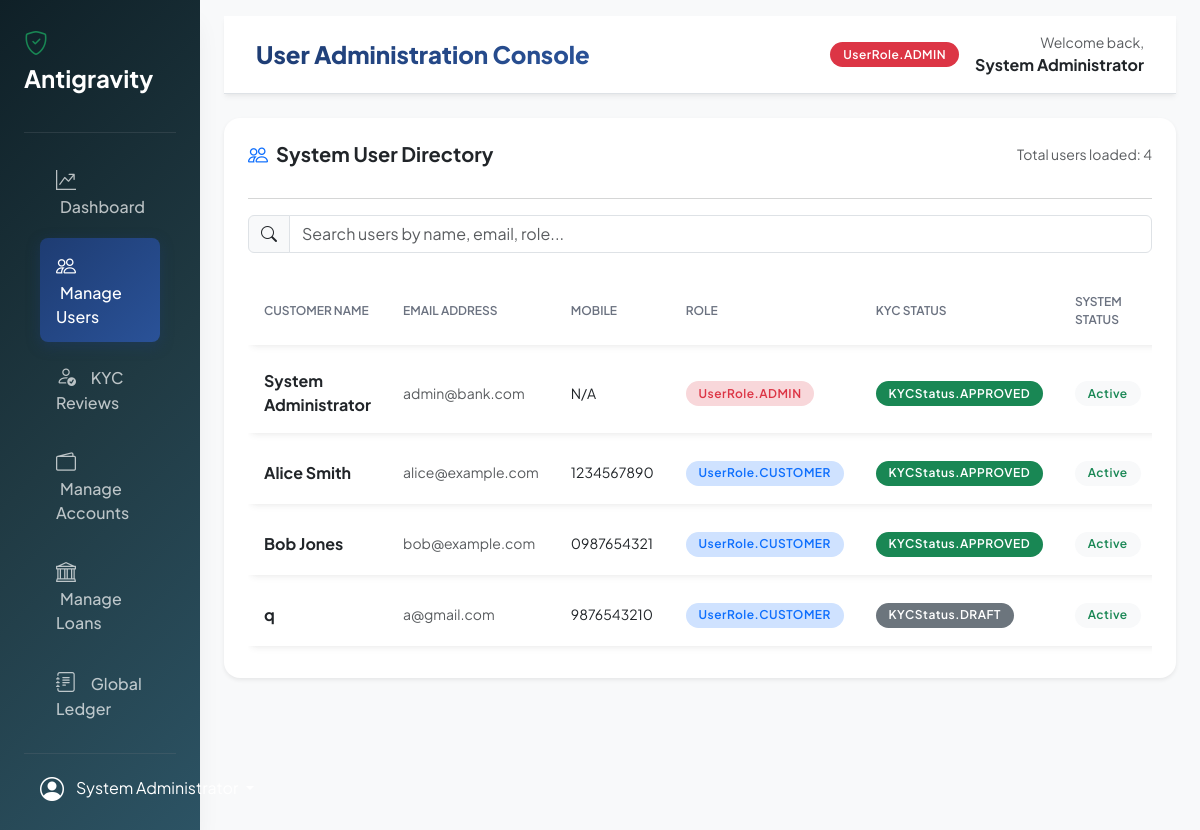
Page /admin/users (signed in) on the committed database.
### app/models/user.py (models this page shows)
class User(Base):
    __tablename__ = "users"
    id = Column(Integer, primary_key=True, index=True)
    full_name = Column(String, nullable=False)
    email = Column(String, unique=True, index=True, nullable=False)
    mobile_number = Column(String, nullable=True)
    hashed_password = Column(String, nullable=False)
    address = Column(String, nullable=True)
    role = Column(Enum(UserRole), default=UserRole.CUSTOMER, nullable=False)
    kyc_status = Column(Enum(KYCStatus), default=KYCStatus.DRAFT, nullable=False)
    kyc_comments = Column(String, nullable=True)
    is_active = Column(Boolean, default=True, nullable=False)
    created_at = Column(DateTime(timezone=True), server_default=func.now())
    updated_at = Column(DateTime(timezone=True), server_default=func.now(), onupdate=func.now())
    kyc_documents = relationship("KYCDocument", back_populates="user", cascade="all, delete-orphan")
    accounts = relationship("Account", back_populates="user", cascade="all, delete-orphan")
    loans = relationship("Loan", back_populates="user", cascade="all, delete-orphan")

### app/users/router.py (the view)
@router.get("/admin/users", response_class=HTMLResponse)
def get_admin_users_page(request: Request, admin: User = Depends(get_current_admin_page), db: Session = Depends(get_db)):
    users = user_service.list_users(db)
    return templates.TemplateResponse(request, "admin/users.html", {"user": admin, "users": users})

### templates/admin/users.html (shortened to what this page needs)
{% extends "layouts/base.html" %}
{% block header_title %}User Administration Console{% endblock %}
{% block content %}
<div class="card border-0 shadow-sm rounded-4 p-4">
    <div class="d-flex justify-content-between align-items-center mb-3">
        <h5 class="fw-bold m-0"><i class="bi bi-people text-primary me-2"></i>System User Directory</h5>
        <span class="text-muted small">Total users loaded: {{ users|length }}</span>
    </div>
    <hr class="text-muted">
    <div class="mb-3 input-group">
        <span class="input-group-text bg-light"><i class="bi bi-search"></i></span>
        <input type="text" class="form-control table-search" data-target="user-table" placeholder="Search users by name, email, role...">
    </div>
    {% if users %}
    <div class="table-responsive">
        <table class="table align-middle custom-table mb-0" id="user-table">
            <thead>
                <tr>
                    <th>Customer Name</th>
                    <th>Email Address</th>
                    <th>Mobile</th>
                    <th>Role</th>
                    <th>KYC Status</th>
                    <th>System Status</th>
                </tr>
            </thead>
            <tbody>
                {% for u in users %}
                <tr>
                    <td class="fw-bold">{{ u.full_name }}</td>
                    <td class="small text-muted">{{ u.email }}</td>
                    <td class="small">{{ u.mobile_number or "N/A" }}</td>
                    <td>
                        <span class="badge {% if u.role == 'ADMIN' %}bg-danger-subtle text-danger{% else %}bg-primary-subtle text-primary{% endif %} badge-premium">
                            {{ u.role }}
                        </span>
                    </td>
                    <td>
                        <span class="badge {% if u.kyc_status == 'APPROVED' %}bg-success{% elif u.kyc_status == 'REJECTED' %}bg-danger{% elif u.kyc_status == 'SUBMITTED' %}bg-warning text-dark{% else %}bg-secondary{% endif %} badge-premium">
                            {{ u.kyc_status }}
                        </span>
                    </td>
                    <td>
                        <span class="badge {% if u.is_active %}bg-light text-success{% else %}bg-light text-danger{% endif %} badge-premium">
                            {% if u.is_active %}Active{% else %}Deactivated{% endif %}
                        </span>
                    </td>
                </tr>
                {% endfor %}
            </tbody>
        </table>
    </div>
    {% else %}
    <div class="text-center py-5 text-muted">
        <i class="bi bi-people fs-1 d-block mb-3"></i>
        <p>No registered users found in the system.</p>
    </div>
    {% endif %}
</div>
{% endblock %}

### templates/layouts/base.html (shortened to what this page needs)
<!DOCTYPE html>
<html lang="en">
<head>
    <link href="https://cdn.jsdelivr.net/npm/bootstrap@5.3.0/dist/css/bootstrap.min.css" rel="stylesheet">
    <link href="https://cdn.jsdelivr.net/npm/bootstrap-icons@1.10.0/font/bootstrap-icons.css" rel="stylesheet">
    <link href="/static/css/custom.css" rel="stylesheet">
</head>
<body class="bg-light">
    <div class="container-fluid p-0">
        <div class="row g-0">
            <div class="col-auto col-md-3 col-xl-2 px-sm-2 px-0 sidebar d-flex flex-column align-items-stretch">
                <div class="d-flex flex-column align-items-center align-items-sm-start px-3 pt-4 text-white min-vh-100 w-100">
                    <a href="/" class="d-flex align-items-center pb-3 mb-md-1 me-md-auto text-white text-decoration-none">
                        <span class="fs-4 fw-bold"><i class="bi bi-shield-check text-success me-2"></i>Antigravity</span>
                    </a>
                    <hr class="w-100 text-secondary">
                    <ul class="nav nav-pills flex-column mb-auto align-items-center align-items-sm-start w-100" id="menu">
                        {% if user.role == "CUSTOMER" %}
                        <li class="w-100">
                            <a href="/dashboard" class="nav-link align-middle px-3 {% if request.url.path == '/dashboard' %}active{% endif %}">
                                <i class="fs-5 bi-speedometer2 me-2"></i> <span class="ms-1 d-none d-sm-inline">Dashboard</span>
                            </a>
                        </li>
                        <li class="w-100">
                            <a href="/accounts" class="nav-link align-middle px-3 {% if request.url.path == '/accounts' %}active{% endif %}">
                                <i class="fs-5 bi-wallet2 me-2"></i> <span class="ms-1 d-none d-sm-inline">Accounts</span>
                            </a>
                        </li>
                        <li class="w-100">
                            <a href="/transactions" class="nav-link align-middle px-3 {% if request.url.path == '/transactions' %}active{% endif %}">
                                <i class="fs-5 bi-arrow-left-right me-2"></i> <span class="ms-1 d-none d-sm-inline">Transactions</span>
                            </a>
                        </li>
                        <li class="w-100">
                            <a href="/statements" class="nav-link align-middle px-3 {% if request.url.path == '/statements' %}active{% endif %}">
                                <i class="fs-5 bi-file-text me-2"></i> <span class="ms-1 d-none d-sm-inline">Statements</span>
                            </a>
                        </li>
                        <li class="w-100">
                            <a href="/loans" class="nav-link align-middle px-3 {% if request.url.path == '/loans' %}active{% endif %}">
                                <i class="fs-5 bi-bank me-2"></i> <span class="ms-1 d-none d-sm-inline">Loans</span>
                            </a>
                        </li>
                        <li class="w-100">
                            <a href="/kyc" class="nav-link align-middle px-3 {% if request.url.path == '/kyc' %}active{% endif %}">
                                <i class="fs-5 bi-person-badge me-2"></i> <span class="ms-1 d-none d-sm-inline">KYC Upload</span>
                            </a>
                        </li>
                        <li class="w-100">
                            <a href="/profile" class="nav-link align-middle px-3 {% if request.url.path == '/profile' %}active{% endif %}">
                                <i class="fs-5 bi-person-gear me-2"></i> <span class="ms-1 d-none d-sm-inline">Profile Settings</span>
                            </a>
                        </li>
                        {% elif user.role == "ADMIN" %}
                        <li class="w-100">
                            <a href="/admin/dashboard" class="nav-link align-middle px-3 {% if request.url.path == '/admin/dashboard' %}active{% endif %}">
                                <i class="fs-5 bi-graph-up-arrow me-2"></i> <span class="ms-1 d-none d-sm-inline">Dashboard</span>
                            </a>
                        </li>
                        <li class="w-100">
                            <a href="/admin/users" class="nav-link align-middle px-3 {% if request.url.path == '/admin/users' %}active{% endif %}">
                                <i class="fs-5 bi-people me-2"></i> <span class="ms-1 d-none d-sm-inline">Manage Users</span>
                            </a>
                        </li>
                        <li class="w-100">
                            <a href="/admin/kyc-reviews" class="nav-link align-middle px-3 {% if request.url.path == '/admin/kyc-reviews' %}active{% endif %}">
                                <i class="fs-5 bi-person-check me-2"></i> <span class="ms-1 d-none d-sm-inline">KYC Reviews</span>
                            </a>
                        </li>
                        <li class="w-100">
                            <a href="/admin/accounts" class="nav-link align-middle px-3 {% if request.url.path == '/admin/accounts' %}active{% endif %}">
                                <i class="fs-5 bi-wallet2 me-2"></i> <span class="ms-1 d-none d-sm-inline">Manage Accounts</span>
                            </a>
                        </li>
                        <li class="w-100">
                            <a href="/admin/loans" class="nav-link align-middle px-3 {% if request.url.path == '/admin/loans' %}active{% endif %}">
                                <i class="fs-5 bi-bank me-2"></i> <span class="ms-1 d-none d-sm-inline">Manage Loans</span>
                            </a>
                        </li>
                        <li class="w-100">
                            <a href="/admin/transactions" class="nav-link align-middle px-3 {% if request.url.path == '/admin/transactions' %}active{% endif %}">
                                <i class="fs-5 bi-journal-text me-2"></i> <span class="ms-1 d-none d-sm-inline">Global Ledger</span>
                            </a>
                        </li>
                        {% endif %}
                    </ul>
                    <hr class="w-100 text-secondary">
                    <div class="dropdown pb-4 w-100 px-3">
                        <a href="#" class="d-flex align-items-center text-white text-decoration-none dropdown-toggle" id="dropdownUser1" data-bs-toggle="dropdown" aria-expanded="false">
                            <i class="bi bi-person-circle fs-4 me-2"></i>
                            <span class="d-none d-sm-inline mx-1">{{ user.full_name }}</span>
                        </a>
                    </div>
                </div>
            </div>
            <div class="col py-3 px-md-4" style="max-height: 100vh; overflow-y: auto;">
                <header class="navbar-top d-flex justify-content-between align-items-center border-bottom mb-4">
                    <h1 class="h4 m-0 brand-title">
                        {% block header_title %}Overview{% endblock %}
                    </h1>
                    <div class="d-flex align-items-center">
                        <span class="badge badge-premium {% if user.role == 'ADMIN' %}bg-danger{% else %}bg-primary{% endif %} me-3">
                            {{ user.role }}
                        </span>
                        <div class="text-end">
                            <small class="text-muted d-block">Welcome back,</small>
                            <strong class="text-dark">{{ user.full_name }}</strong>
                        </div>
                    </div>
                </header>
                {% set flash_success = request.query_params.get('success') %}
                {% set flash_error = request.query_params.get('error') %}
                <main>
                    {% block content %}{% endblock %}
                </main>
            </div>
        </div>
    </div>
</body>
</html>

### static/css/custom.css (style rules this page uses)
:root { --primary-gradient: linear-gradient(135deg, #1e3c72 0%, #2a5298 100%); --accent-gradient: linear-gradient(135deg, #11998e 0%, #38ef7d 100%); --warning-gradient: linear-gradient(135deg, #f12711 0%, #f5af19 100%); --dark-gradient: linear-gradient(135deg, #0f2027 0%, #203a43 50%, #2c5364 100%); --bg-light: #f8f9fa; --bg-card: #ffffff; --font-primary: 'Plus Jakarta Sans', sans-serif; --shadow-sm: 0 4px 6px -1px rgba(0, 0, 0, 0.05), 0 2px 4px -1px rgba(0, 0, 0, 0.03); --shadow-md: 0 10px 15px -3px rgba(0, 0, 0, 0.05), 0 4px 6px -2px rgba(0, 0, 0, 0.02); --shadow-lg: 0 20px 25px -5px rgba(0, 0, 0, 0.07), 0 10px 10px -5px rgba(0, 0, 0, 0.02); }
body { font-family: var(--font-primary); background-color: #f3f4f6; color: #1f2937; overflow-x: hidden; }
.brand-title { background: var(--primary-gradient); -webkit-background-clip: text; -webkit-text-fill-color: transparent; font-weight: 800; }
.sidebar { background: var(--dark-gradient); min-height: 100vh; box-shadow: var(--shadow-lg); z-index: 1000; }
.sidebar .nav-link { color: rgba(255, 255, 255, 0.7); font-weight: 500; padding: 0.8rem 1.5rem; border-radius: 0.5rem; margin: 0.2rem 1rem; transition: all 0.2s ease-in-out; }
.sidebar .nav-link.active { color: #ffffff; background: var(--primary-gradient); box-shadow: 0 4px 14px 0 rgba(30, 60, 114, 0.4); }
.navbar-top { background-color: var(--bg-card); box-shadow: var(--shadow-sm); padding: 1rem 2rem; }
.custom-table { border-collapse: separate; border-spacing: 0 0.5rem; }
.custom-table tr { background-color: var(--bg-card); box-shadow: var(--shadow-sm); border-radius: 0.5rem; transition: all 0.15s ease-in-out; }
.custom-table td, .custom-table th { border: none; padding: 1rem; vertical-align: middle; }
.custom-table th { font-weight: 600; color: #6b7280; text-transform: uppercase; font-size: 0.75rem; }
.badge-premium { padding: 0.4rem 0.8rem; border-radius: 30px; font-weight: 600; font-size: 0.75rem; letter-spacing: 0.5px; }

### rows in the picture
User: full_name "System Administrator", role "UserRole.ADMIN", email "admin@bank.com", mobile_number "N/A", kyc_status "KYCStatus.APPROVED", is_active "Active"
User: full_name "Alice Smith", email "alice@example.com", mobile_number "1234567890", role "UserRole.CUSTOMER", kyc_status "KYCStatus.APPROVED", is_active "Active"
User: full_name "Bob Jones", email "bob@example.com", mobile_number "0987654321", role "UserRole.CUSTOMER", kyc_status "KYCStatus.APPROVED", is_active "Active"
User: full_name "q", email "a@gmail.com", mobile_number "9876543210", role "UserRole.CUSTOMER", kyc_status "KYCStatus.DRAFT", is_active "Active"

### other values in the picture
{{ users|length }} "4"
